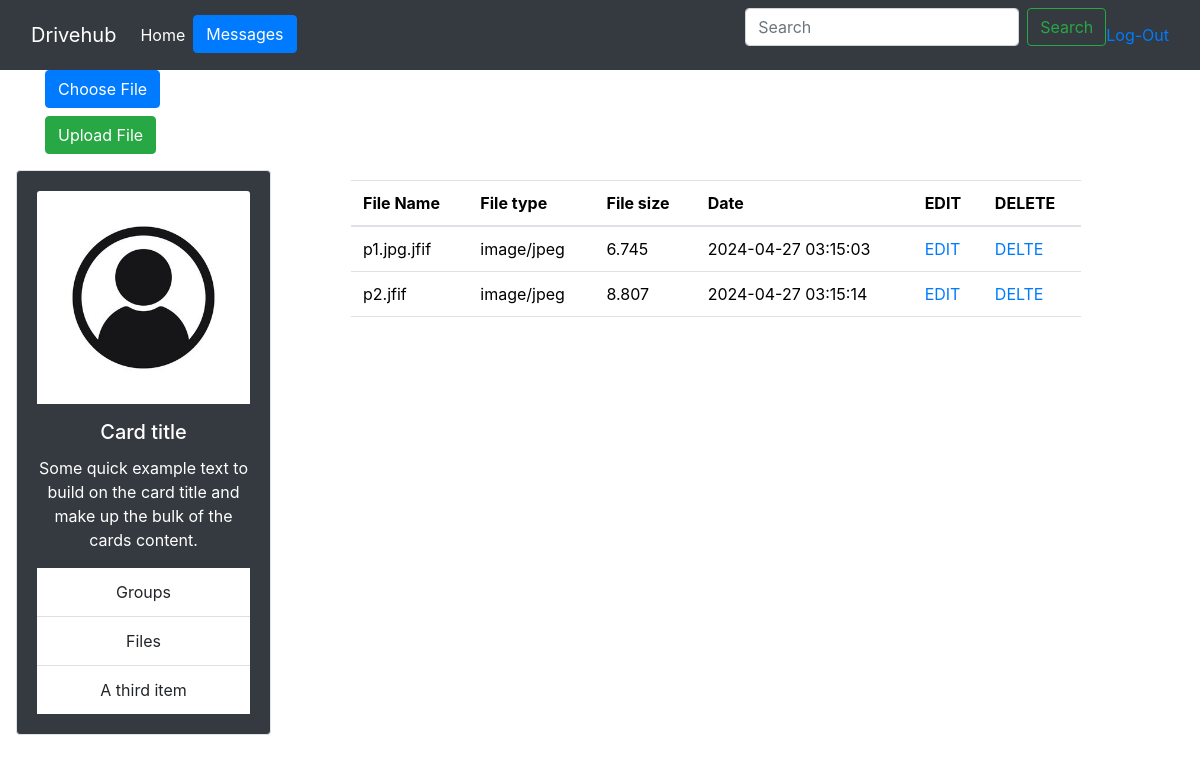
/Drivehub3/user_d.php (signed in), run on the app's committed database.
### tables this page shows
CREATE TABLE `files` (
  `FILE_ID` int(11) NOT NULL,
  `U_ID` int(11) NOT NULL,
  `FILE_NAME` varchar(30) NOT NULL,
  `FILE_TYPE` varchar(255) NOT NULL,
  `PATH` varchar(255) NOT NULL,
  `CREATED_DATE` timestamp NOT NULL DEFAULT current_timestamp(),
  `FILE_SIZE` float DEFAULT NULL
);

### Drivehub3/user_d.php (the view, shortened to what this page needs)
<?php
include_once 'connection_db.php';
include "boot.php";
if (isset($_SESSION["username"])) {
    $UNAME = $_SESSION['username'];
    $query1 = "SELECT `U_ID` FROM `user` WHERE U_NAME='" . $UNAME . "'";
    $result = mysqli_query($conn, $query1);
    $data = mysqli_fetch_assoc($result);
    $uid = $data["U_ID"];
    $query2 = "select * from Files where U_ID=" . $uid;
    $result2 = mysqli_query($conn, $query2);
    ?>
    <!DOCTYPE html>
    <html lang="en">
    <head>
        <link rel="stylesheet" href="https://stackpath.bootstrapcdn.com/bootstrap/5.1.3/css/bootstrap.min.css">
        <link href="https://maxcdn.bootstrapcdn.com/bootstrap/4.5.2/css/bootstrap.min.css" rel="stylesheet">
    </head>
    <body>
    <nav class="navbar navbar-expand-lg bg-dark navbar-dark">
        <div class="container-fluid">
            <a class="navbar-brand" href="#">Drivehub</a>
            <div class="collapse navbar-collapse" id="navbarSupportedContent">
                <ul class="navbar-nav me-auto mb-2 mb-lg-0">
                    <li class="nav-item">
                        <a class="nav-link active" aria-current="page" href="index.php">Home</a>
                    </li>
                    <li class="nav-item">
                        <button type="button" class="btn btn-primary" data-toggle="modal" data-target="#exampleModalCenter">
                            Messages
                        </button>
                    </li>
                </ul>
                <form class="d-flex" role="search">
                    <input class="form-control me-2" type="search" placeholder="Search" aria-label="Search">
                    <button class="btn btn-outline-success" type="submit">Search</button>
                </form>
                <a href="logout.php">Log-Out</a>
            </div>
        </div>
    </nav>
    <div class="container">
        <form action="upload.php" method="post" enctype="multipart/form-data">
            <label for="file" class="btn btn-primary">
                <i class="bi bi-plus"></i> Choose File
            </label>
            <br>
            <input type="submit" value="Upload File" class="btn btn-success">
        </form>
    </div>
    <div class="container mt-8" style="margin-left: 1px;">
        <div class="row">
            <div class="col-md-3">
                <div class="card border bg-dark text-white text-center">
                    <div class="card-body">
                        <img src="image1.jpg" class="card-img-top mb-3" alt="Not set">
                        <h5 class="card-title">Card title</h5>
                        <p class="card-text">Some quick example text to build on the card title and make up the bulk of the cards content.</p>
                        <ul class="list-group list-group-flush text-white">
                            <li class="list-group-item">Groups</li>
                            <li class="list-group-item">Files</li>
                            <li class="list-group-item">A third item</li>
                        </ul>
                    </div>
                </div>
            </div>
            <div class="col-md-8" style="margin-top: 10px; margin-bottom: 90px; margin-left: 50px;">
                <table class="table" style="background-color: rgba(255, 255, 255, 0);">
                    <thead>
                    <tr>
                        <th>File Name</th>
                        <th>File type</th>
                        <th>File size</th>
                        <th>Date</th>
                        <th>EDIT</th>
                        <th>DELETE</th>
                    </tr>
                    </thead>
                    <tbody>
                    <?php
                    while ($fdata = mysqli_fetch_assoc($result2)) {
                        ?>
                        <tr>
                            <td><?php echo $fdata["FILE_NAME"]; ?></td>
                            <td><?php echo $fdata["FILE_TYPE"]; ?></td>
                            <td><?php echo $fdata["FILE_SIZE"]; ?></td>
                            <td><?php echo $fdata["CREATED_DATE"]; ?></td>
                            <td><a href="#">EDIT</a></td>
                            <td><a href="#">DELTE</a></td>
                        </tr>
                        <?php
                    }
                    ?>
                    </tbody>
                </table>
            </div>
        </div>
    </div>
    </body>
    </html>
    <?php
} else {
    header("Location:index.php");
}
?>

### data on the page
files: FILE_NAME "p1.jpg.jfif", FILE_TYPE "image/jpeg", FILE_SIZE "6.745", CREATED_DATE "2024-04-27 03:15:03"
files: FILE_NAME "p2.jfif", FILE_TYPE "image/jpeg", FILE_SIZE "8.807", CREATED_DATE "2024-04-27 03:15:14"
